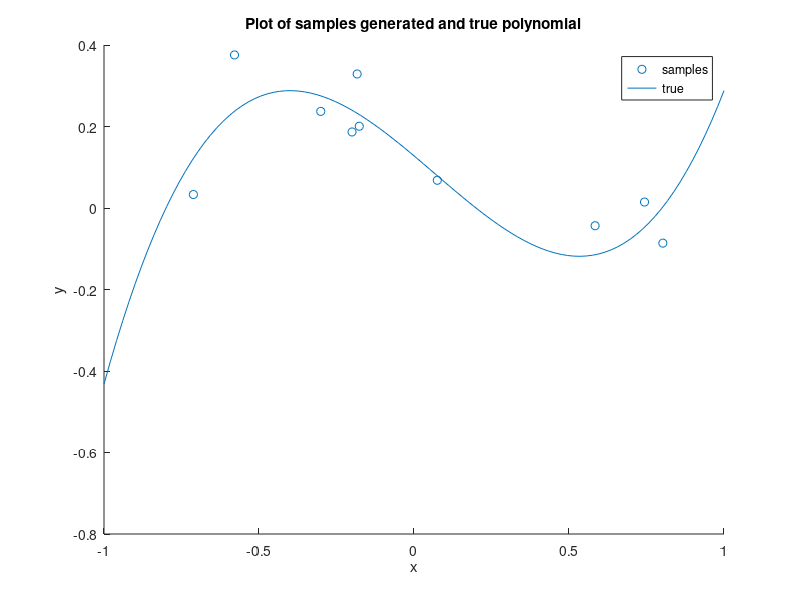
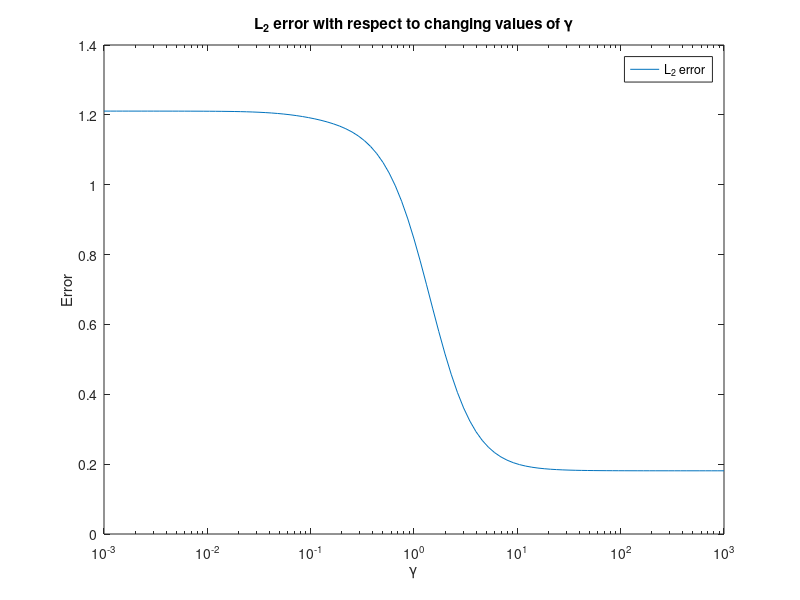

Write MATLAB code to recreate these figures, in order.

clear all, close all; clc;
N = 10; % Number of Samples
x = (-1+2*rand(1,N))'; % Generate N samples from [-1,1]
x_vec = [x.^3 x.^2 x ones(1,N)']';
w = ([1000 -200 -640 128]/1000)'; % true coefficients w real roots at (x+.8)(x-.2)(x-.8)
y = zeros(1,N); % used to store values of y generated from plot
nsig = .075;
for i = 1:N
    y(i) = w'*x_vec(:,i)+normrnd(0,nsig);
end
y = y';
x_true = linspace(-1, 1);
figure(1); hold on;

scatter(x,y);
plot(x_true,(x_true+0.8).*(x_true-.2).*(x_true-.8));
legend('samples','true');
title('Plot of samples generated and true polynomial');
xlabel('x'); ylabel('y');
iterations = 101;
l2Map_error = zeros(1,iterations);
C=3;
val = logspace(-C,C,iterations);
w_map = zeros(1,4);
for z = 1:iterations
    Gamma = val(z);
    A = zeros(1,4);
    B = zeros(4);
    for i = 1:N
        A = A+(y(i)*(x_vec(:,i)'))/nsig;
        B = B+(x_vec(:,i)*x_vec(:,i)')/nsig;
    end
    w_map = A/(B+inv(Gamma^2*eye(4)));
    w_map = w_map';
    l2Map_error(z) = norm(w-w_map);
%     x_test = linspace(-1,1)';
%     x_tVec = [x_test.^3 x_test.^2 x_test ones(1,length(x_test))']';
%     test_wMap = repmat(w_map,1,size(w_map,4));
%     
% 
%     plot(x_test,w_map(1)*x_test.^3 + w_map(2)*x_test.^2 + w_map(3)*x_test+w_map(4));
    %legend(['gamma = ' +num2str(gamma)]);
end
figure(2);
semilogx(val,l2Map_error);
legend('L_2 error');
title('L_2 error with respect to changing values of \gamma');
xlabel('\gamma'); ylabel('Error');